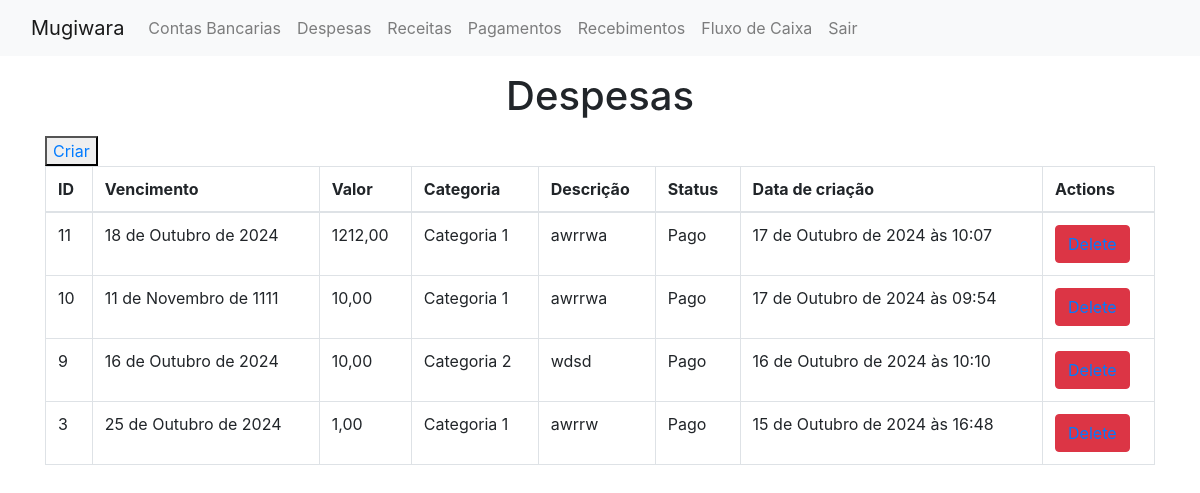
The page /show_despesa/ on the database as committed earlier.
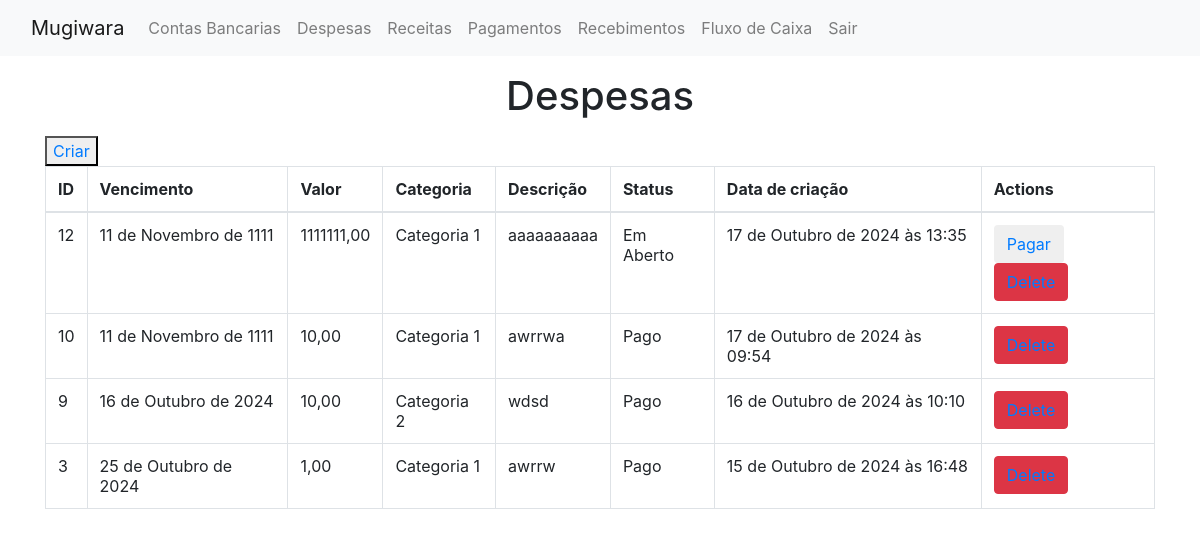
The same page on the database as committed later.
### mugiwara/models/despesa.py (models this page shows, shortened)
class despesa(models.Model):
    class status_choices(models.IntegerChoices):
        ABERTO = 1, "Em Aberto"
        PAGO = 2, "Pago"
    class categoria_choices(models.IntegerChoices):
        C1 = 1, "Categoria 1"
        C2 = 2, "Categoria 2"
        C3 = 3, "Categoria 3"
        C4 = 4, "Categoria 4"
    descricao = models.TextField()
    data_vencimento = models.DateField(auto_now=False, auto_now_add=False)
    valor = models.DecimalField(decimal_places=2, max_digits=9)
    categoria = models.IntegerField(
        choices = categoria_choices,
        default = categoria_choices.C1
    )
    status = models.IntegerField(
        choices = status_choices,
        default = status_choices.ABERTO
    )
    created_at = models.DateTimeField(auto_now_add=True, auto_created=True)
    class Meta:
        ordering = ['-created_at']

### mugiwara/views.py (the view)
# urls.py: path('show_despesa/', views.showDespesaView, name='show_despesa'),
def showDespesaView(request):
    despesas = despesa.objects.all()
    context = {
        'despesas': despesas
    }
    return render(request, 'mugiwara/show_despesa.html', context)

### mugiwara/templates/mugiwara/show_despesa.html (shortened to what this page needs)
{% extends 'layout.html' %}
{% block content %}
<div class="container">
<h1 class="text-center mt-3 mb-3">Despesas</h1>
<button><a href="{% url 'despesa' %}">Criar</a></button>
<table class="table table-bordered">
   <thead>
     <tr>
       <th scope="col">ID</th>
       <th scope="col">Vencimento</th>
       <th scope="col">Valor</th>
       <th scope="col">Categoria</th>
       <th scope="col">Descrição</th>
       <th scope="col">Status</th>
       <th scope="col">Data de criação</th>
       <th scope="col">Actions</th>
     </tr>
   </thead>
   <tbody>
   {% for despesa in despesas %}
     <tr>
       <td>{{despesa.id}}</td>
       <td>{{despesa.data_vencimento}}</td>
       <td>{{despesa.valor}}</td>
       <td>{{despesa.get_categoria_display}}</td>
       <td>{{despesa.descricao}}</td>
       <td>{{despesa.get_status_display}}</td>
       <td>{{despesa.created_at}}</td>
       <td>
          {% if despesa.status == 1 %}
            <button class="btn"><a href="{% url 'pagamento' despesa.id %}">Pagar</a></button>
          {% endif %}
           <button class="btn btn-danger"><a href="{% url 'delete_despesa' despesa.id %}">Delete</a></button>
       </td>
     </tr>
   {% endfor %}
   </tbody>
 </table>
</div>
{% endblock %}

Rows that differ between the two databases and show on the page:
removed despesa: id "11", data_vencimento "18 de Outubro de 2024", valor "1212,00", categoria "Categoria 1", descricao "awrrwa", status "Pago", created_at "17 de Outubro de 2024 às 10:07"
added despesa: id "12", data_vencimento "11 de Novembro de 1111", valor "1111111,00", categoria "Categoria 1", descricao "aaaaaaaaaa", status "Em Aberto", created_at "17 de Outubro de 2024 às 13:35", shows "Pagar"
